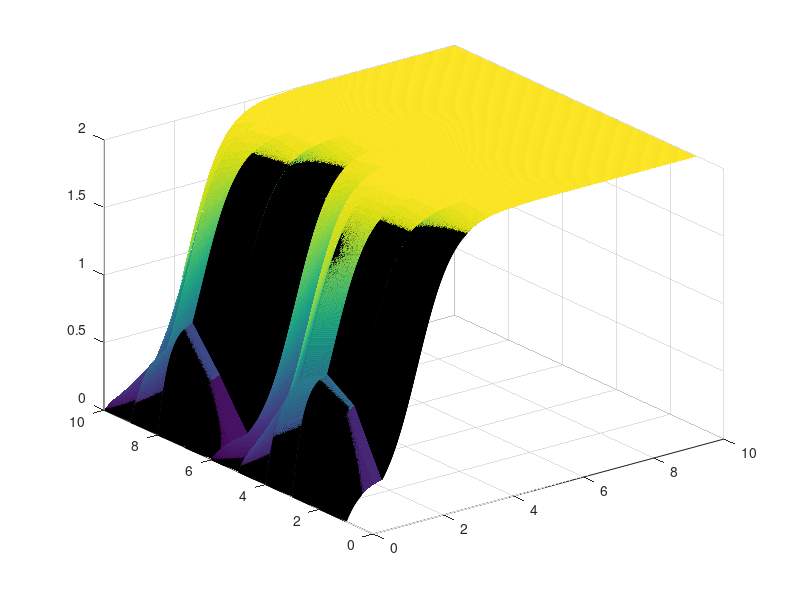

This figure's MATLAB source: (Note: this script raises an error after producing the figure.)
%%HW5: Recurrent Competitive Fields: Part 2%%

clc
clear all 

%Set parameters 
A = 1; % parameter set by assignment 
B = 3; % parameter set by assignment 
F = 0.2; % set parameter by assignment
SP = [0.2, 0.6, 0.9, 0.6, 0.2, 0.1, 0.4, 0.8, 0.4, 0.1]; %xi pattern indicated in part a of homework 

%set timing and start pattern
t_start = 0; % begin with an x value of 0, x(0) = 0 
t_inc = .001; % increments that I want to count by
t_end = 10; % final x value  
time = t_start:t_inc:t_end;
x = zeros(length(SP),length(time));
dx = 0;

%loop for (i) where f(w) = w
for i = 1:10
    for t = 1:(length(time)-1)
    if time(t) <= 1
    I = SP(i);
    L = sum(SP(SP~=SP(i))); %creating L from the inhibitory term
    else 
    I = 0;
    L = 0;
    end
        dx = ((-1 .* A .* x(i,t))+(B -x(i,t)).*(x(i,t)+ I) - (x(i,t).*L)) * t_inc;
        x(i,t+1) = x(i,t) + dx;
    end
end

figure(1);
Add_plot = surf(time, 1:10, x);
Add_plot.FaceAlpha=0.8;
Add_plot.LineStyle='none';
xlabel('Time')
zlabel('Activity')
ylabel('Input')
set(gca, 'fontsize',18)
title('(i) f(w)=w ', 'FontSize',20)

%loop for (ii) where f(w) = w^2
for i = 1:10
    for t = 1:(length(time)-1)
    if time(t) <= 1
    I = SP(i);
    L = sum(SP(SP~=SP(i))); %creating L from the inhibitory term
    Sq_L = L^2;
    Sq_X = (x(i,t))^2;
    else 
    I = 0;
    L = 0;
    end
        dx = ((-1 .* A .* x(i,t))+(B -x(i,t)).*(Sq_X+ I) - (x(i,t).*Sq_L)) * t_inc;
        x(i,t+1)= x(i,t) + dx;
    end
end

figure(2);
Add_plot = surf(time, 1:10, x);
Add_plot.FaceAlpha=0.8;
Add_plot.LineStyle='none';
xlabel('Time')
zlabel('Activity')
ylabel('Input')
set(gca, 'fontsize',18)
title('(ii) f(w)= w^2 ', 'FontSize',20)


%loop for (iii) where f(w) = w/(F + w)
for i = 1:10
    for t = 1:(length(time)-1)
    if time(t) <= 1
    I = SP(i);
    L = sum(SP(SP~=SP(i))); %creating L from the inhibitory term
    Third_L = (L)./(F + L);
    Third_X = (x(i,t))./(F + x(i,t));
    else 
    I = 0;
    L = 0;
    end
        dx = ((-1 .* A .* x(i,t))+(B -x(i,t)).*(Third_X + I) - (x(i,t).*Third_L)) * t_inc;
        x(i,t+1)= x(i,t) + dx;
    end
end

figure(3);
Add_plot = surf(time, 1:10, x);
Add_plot.FaceAlpha=0.8;
Add_plot.LineStyle='none';
xlabel('Time')
zlabel('Activity')
ylabel('Input')
set(gca, 'fontsize',18)
title('(iii) f(w)= w/(F+w)  ', 'FontSize',20)


%loop for (iv) where f(w) = w^2/(F + w^2)
for i = 1:10
    for t = 1:(length(time)-1)
    if time(t) <= 1
    I = SP(i);
    L = sum(SP(SP~=SP(i))); %creating L from the inhibitory term
    IV_L = (L^2)./(F + L^2);
    IV_X = (x(i,t)^2)./(F + x(i,t)^2);
    else 
    I = 0;
    L = 0;
    end
        dx = ((-1 .* A .* x(i,t))+(B -x(i,t)).*(IV_X + I) - (x(i,t).*IV_L)) * t_inc;
        x(i,t+1)= x(i,t) + dx;
    end
end

figure(4);
Add_plot = surf(time, 1:10, x);
Add_plot.FaceAlpha=0.8;
Add_plot.LineStyle='none';
xlabel('Time')
zlabel('Activity')
ylabel('Input')
set(gca, 'fontsize',18)
title('(iv) f(w)= w^2/(F+w^2)  ', 'FontSize',20)